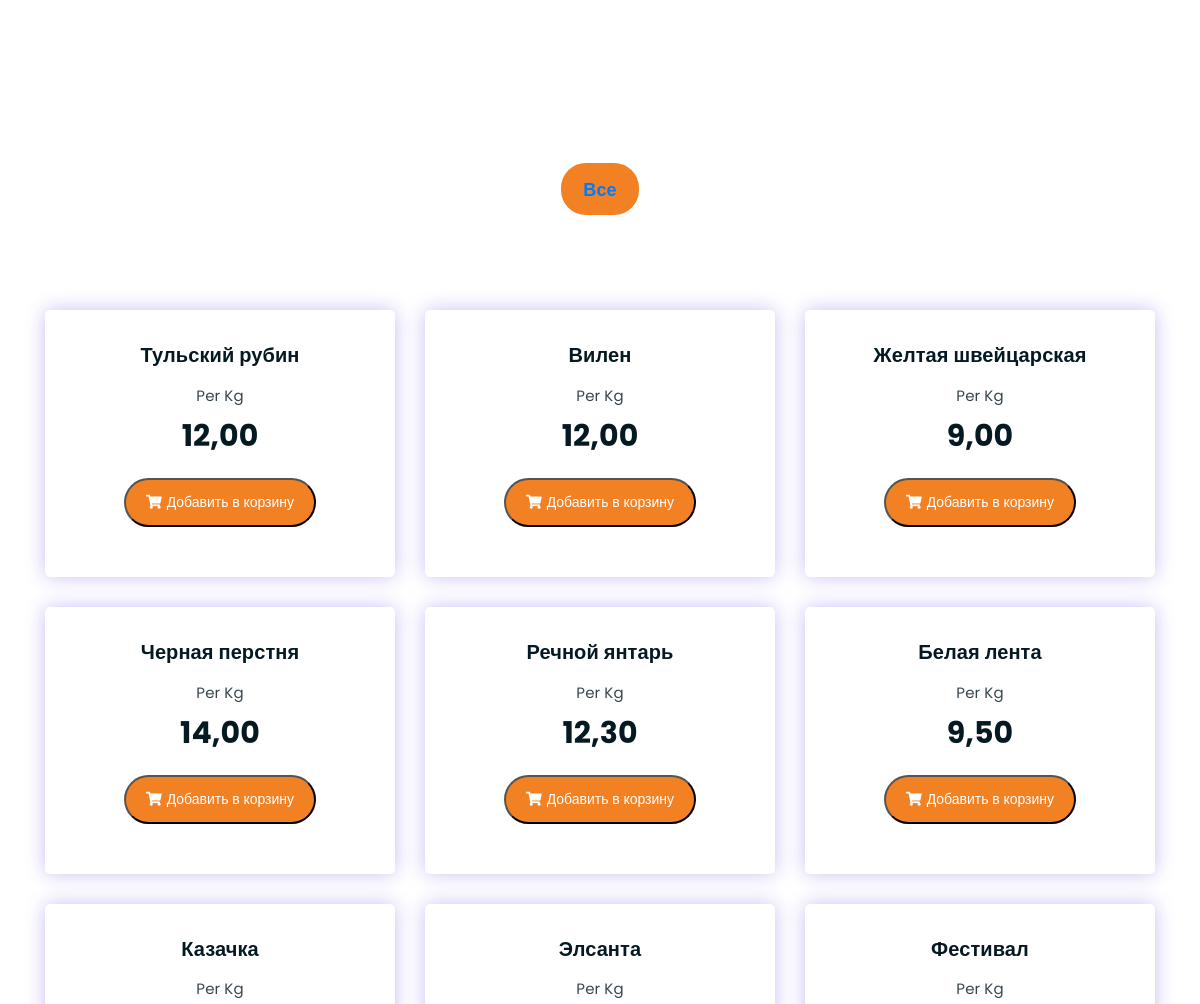
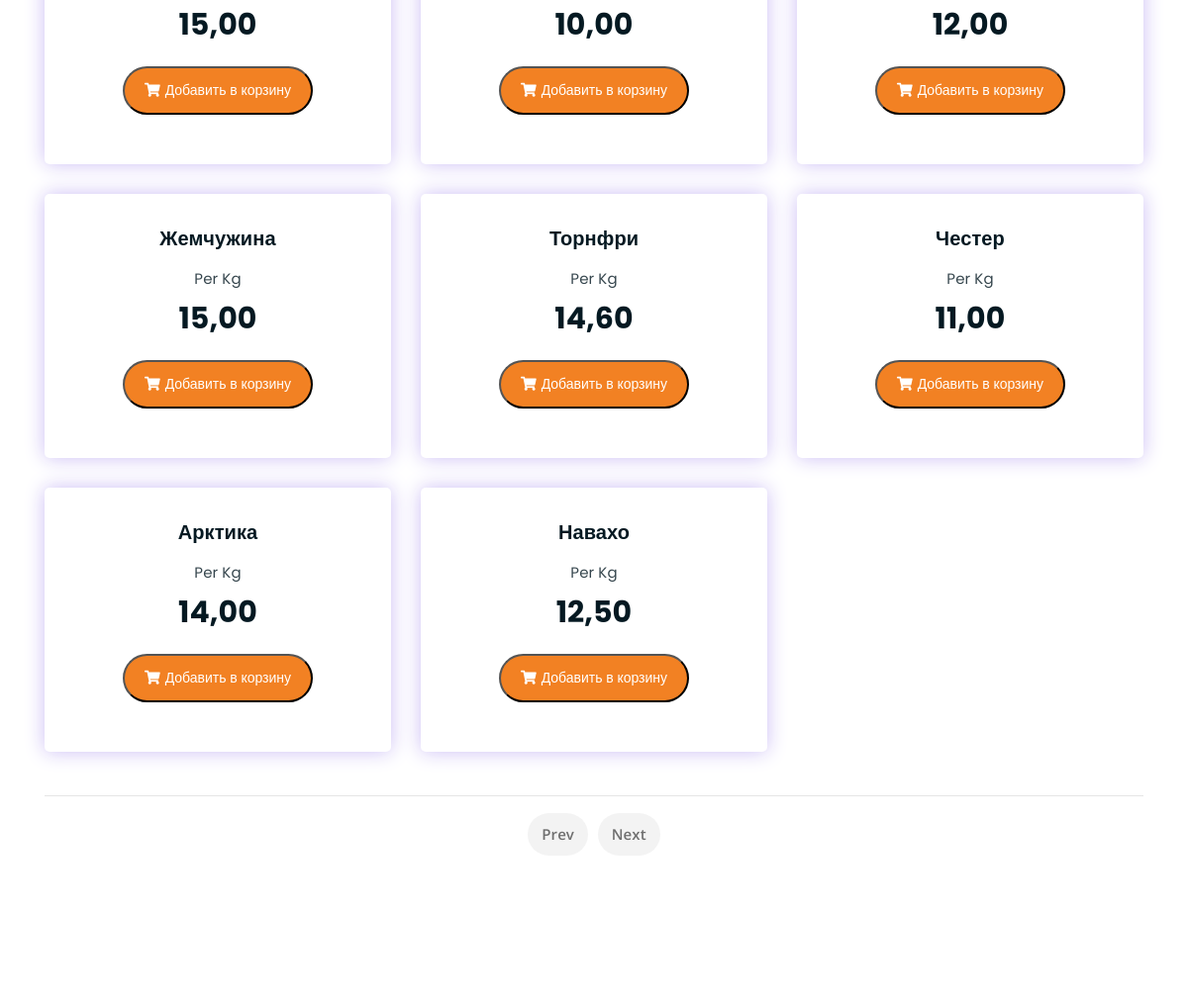
The app's page / (middle part), older data (2 pictures, top to bottom).
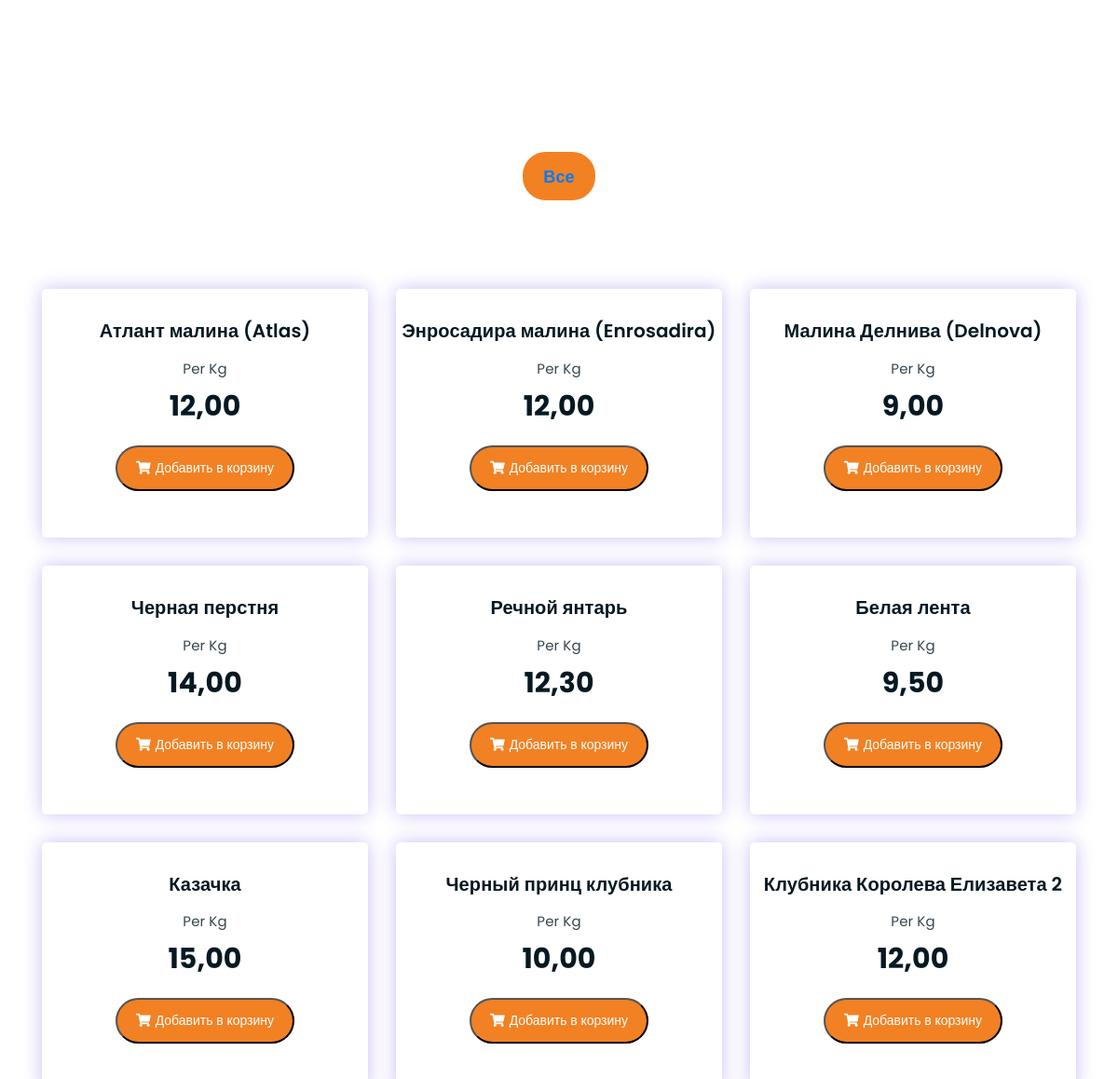
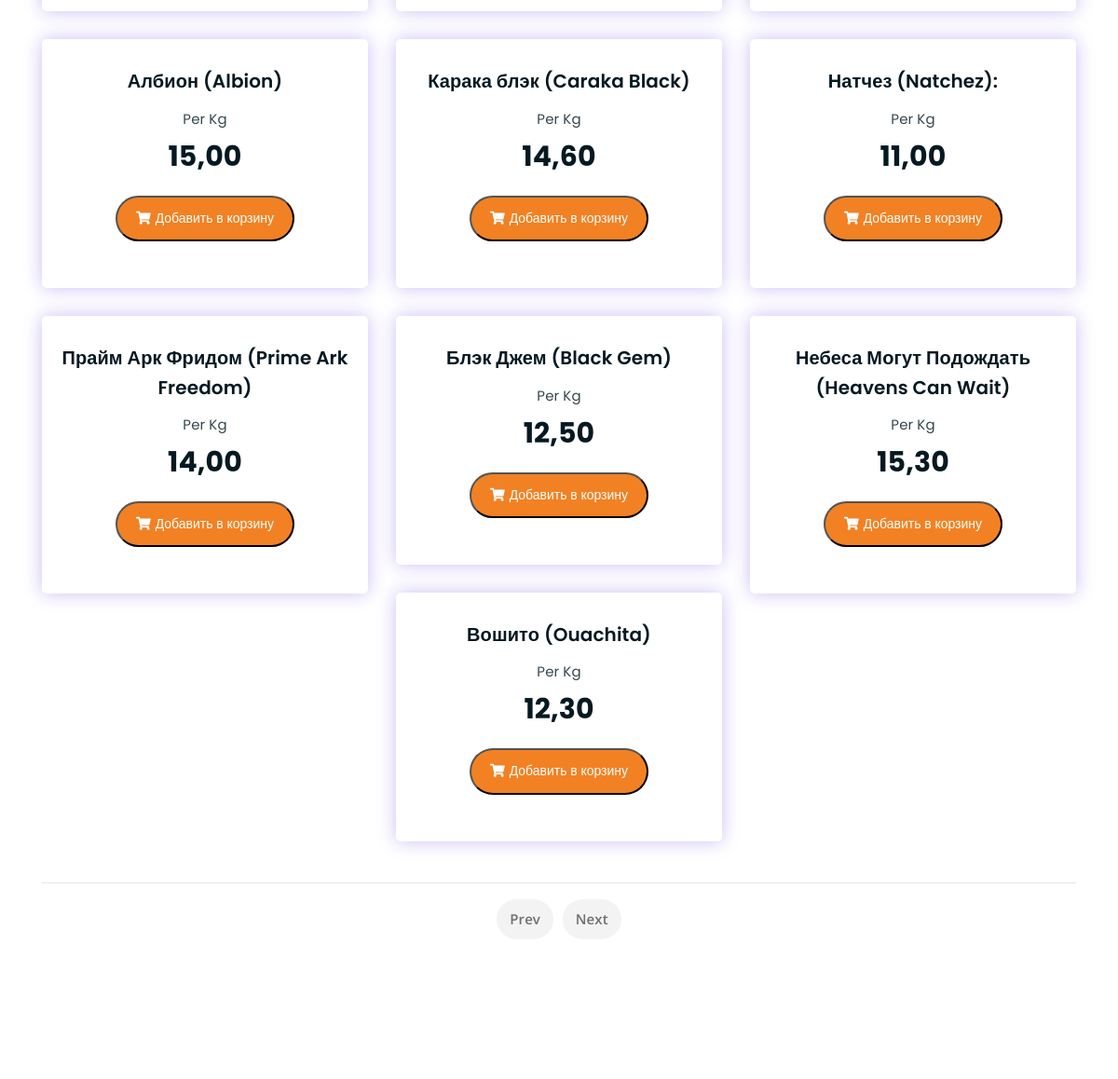
The same page, newer data (2 pictures, top to bottom).
### berries/models.py (models this page shows)
class Berries(models.Model):
    name = models.CharField(max_length=50)
    title = models.CharField(max_length=200, null=True, blank=True)
    category = models.ForeignKey(Categories, on_delete=models.CASCADE)
    price = models.DecimalField(max_digits=8, decimal_places=2)
    currency = models.ForeignKey(Currency, on_delete=models.CASCADE, default=None)
    description = models.TextField(blank=True, null=True)
    characters = models.TextField(blank=True, null=True)
    def __str__(self):
        return self.name

### berries/views.py (the view)
# urls.py: path('', BerriesHomeView.as_view(), name='home-page'),
class BerriesHomeView(View):
    def get(self, request):
        berries = Berries.objects.all()
        context = {
            'berries': berries
        }
        return render(request, 'index.html', context)

### templates/index.html (shortened to what this page needs)
{% extends 'base.html' %}
{% load static %}
{% block content %}
    <div class="product-section mt-150 mb-150">
        <div class="container">
            <div class="row">
                <div class="col-md-12">
                    <div class="product-filters">
                        <ul>
                            <li class="{% if not request.GET.category %}active{% endif %}">
                                <a href="{% url 'berries:shop-page' %}">Все</a>
                            </li>
                        </ul>
                    </div>
                </div>
            </div>
            <div class="row product-lists">
                {% for berry in berries %}
                    <div class="col-lg-4 col-md-6 text-center {{ berry.category.name|slugify }}">
                        <div class="single-product-item">
                            <div class="product-image">
                            </div>
                            <h3>{{ berry }}</h3>
                            <p class="product-price"><span>Per Kg</span>{{ berry.price }}</p>
                            <form action="{% url 'berries:add_to_favorites' berry.id %}" method="POST">
                                <button type="submit" class="cart-btn">
                                    <i class="fas fa-shopping-cart"></i>Добавить в корзину
                                </button>
                            </form>
                        </div>
                    </div>
                {% endfor %}
            </div>
            <hr>
            <div class="row">
    <div class="col-lg-12 text-center">
        <div class="pagination-wrap">
            <ul>
                <li><a href="{{ page_obj.previous_page_number }}">Prev</a></li>
                <li><a href="{{ page_obj.next_page_number }}">Next</a></li>
            </ul>
        </div>
    </div>
</div>
        </div>
    </div>
{% endblock content %}

### templates/base.html (shortened to what this page needs)
{% load static %}
<!DOCTYPE html>
<html lang="en">
<head>
    <link rel="stylesheet" href="https://cdnjs.cloudflare.com/ajax/libs/font-awesome/5.15.3/css/all.min.css">
    <link rel="stylesheet" href="{% static 'css/all.min.css' %}">
    <link rel="stylesheet" href="{% static 'Bootsrap/css/bootstrap.min.css' %}">
    <link rel="stylesheet" href="{% static 'css/owl.carousel.css' %}">
    <link rel="stylesheet" href="{% static 'css/magnific-popup.css' %}">
    <link rel="stylesheet" href="{% static 'css/animate.css' %}">
    <link rel="stylesheet" href="{% static 'css/meanmenu.min.css' %}">
    <link rel="stylesheet" href="{% static 'css/main.css' %}">
    <link rel="stylesheet" href="{% static 'css/responsive.css' %}">
</head>
<body>
{% block content %}
{% endblock content %}
</body>
</html>

### static/css/main.css (style rules this page uses)
html { font-size: 14px; font-weight: 400; line-height: 28px; height: 100%; }
body { font-family: "Open Sans", sans-serif; font-weight: 400; font-size: 1rem; letter-spacing: 0.1px; line-height: 1.8; color: #051922; overflow-x: hidden; }
a { cursor: pointer; text-decoration: none; -webkit-transition: all 0.2s ease-in-out; -o-transition: all 0.2s ease-in-out; transition: all 0.2s ease-in-out; }
h1, .h1, h2, .h2, h3, .h3, h4, .h4, h5, .h5, h6, .h6 { font-family: "Poppins", sans-serif; font-weight: 700; margin: 0 0 1.25rem 0; color: #051922; }
h3, .h3 { font-size: 2rem; font-weight: 700; line-height: 2.25rem; }
p { font-family: "Open Sans", sans-serif; font-weight: 400; font-size: 1rem; letter-spacing: 0.1px; line-height: 1.8; color: #051922; margin: 0 0 1.25rem 0; }
.mt-150 { margin-top: 150px; }
.mb-150 { margin-bottom: 150px; }
a.boxed-btn, a.bordered-btn, button.cart-btn { border-radius: 50px; }
.pagination-wrap ul { display: inline-block; padding: 0; margin: 0; }
.pagination-wrap ul li { display: inline; }
.pagination-wrap ul li a { -webkit-transition: 0.3s; -o-transition: 0.3s; transition: 0.3s; color: #6f6f6f; font-size: 15px; background-color: #f3f3f3; display: inline-block; padding: 8px 14px; border-radius: 5px; margin: 3px; font-weight: 600; border-radius: 50px; text-decoration: none; }
button.cart-btn { -webkit-transition: 0.3s; -o-transition: 0.3s; transition: 0.3s; }
.single-product-item { -webkit-transition: 0.3s; -o-transition: 0.3s; transition: 0.3s; }
html, body { height: 100%; }
.product-filters { margin-bottom: 80px; }
.product-filters ul { margin: 0; padding: 0; list-style: none; text-align: center; }
.product-filters ul li { display: inline-block; font-weight: 700; font-size: 18px; margin: 15px; border: 2px solid #051922; color: #323232; cursor: pointer; padding: 8px 20px; border-radius: 25px; }
.product-filters ul li.active { border: 2px solid #F28123; background-color: #F28123; color: #fff; }
.single-product-item { margin-bottom: 30px; }
.product-image { padding: 30px; padding-bottom: 0; }
.single-product-item h3 { font-size: 20px; font-weight: 600; margin-bottom: 10px; }
p.product-price { font-family: 'Poppins', sans-serif; font-size: 30px; font-weight: 700; margin-bottom: 15px; }
p.product-price span { display: block; opacity: 0.8; font-size: 15px; font-weight: 400; }
button.cart-btn { font-family: 'Poppins', sans-serif; display: inline-block; background-color: #F28123; color: #fff; padding: 10px 20px; }
button.cart-btn i { margin-right: 5px; }
.single-product-item { -webkit-box-shadow: 0 0 20px #e4e4e4; box-shadow: 0 0 20px rgba(203, 189, 245, 0.98); padding-bottom: 50px; border-radius: 5px; }

Row changes from the older to the newer data that the page shows:
changed Berries: name "Тульский рубин" → "Атлант малина (Atlas)"
changed Berries: name "Вилен" → "Энросадира малина (Enrosadira)"
changed Berries: name "Желтая швейцарская" → "Малина Делнива (Delnova)"
changed Berries: name "Элсанта" → "Черный принц клубника"
changed Berries: name "Фестивал" → "Клубника Королева Елизавета 2"
changed Berries: name "Жемчужина" → "Албион (Albion)"
changed Berries: name "Торнфри" → "Карака блэк (Caraka Black)"
changed Berries: name "Честер" → "Натчез (Natchez):"
changed Berries: name "Арктика" → "Прайм Арк Фридом (Prime Ark Freedom)"
changed Berries: name "Навахо" → "Блэк Джем (Black Gem)"
added Berries: name "Небеса Могут Подождать (Heavens Can Wait)", price "15,30"
added Berries: name "Вошито (Ouachita)", price "12,30"
